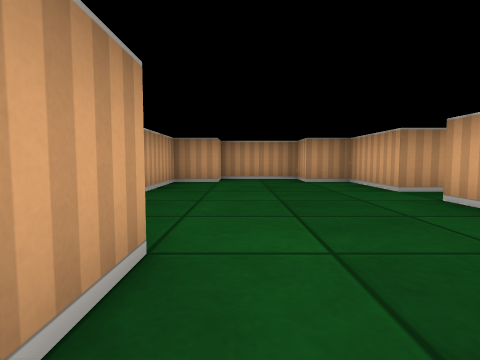
view 1 (above)

15 first-person views from a walk through a cub3D maze. The camera is about half as high as the walls, tilts 4° down and sees 80° across. The floor is counted in squares. Each view is taken from the middle of a square. On the plan, view 1 faces up. The plan holds only what a view shows up to about 9 squares ahead; the rest is blank.

view 2
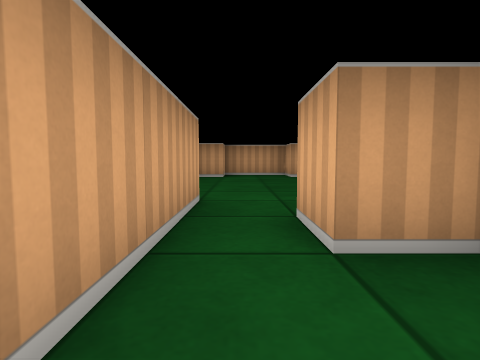

view 3
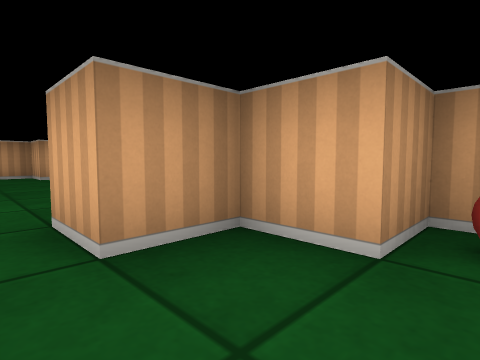

view 4
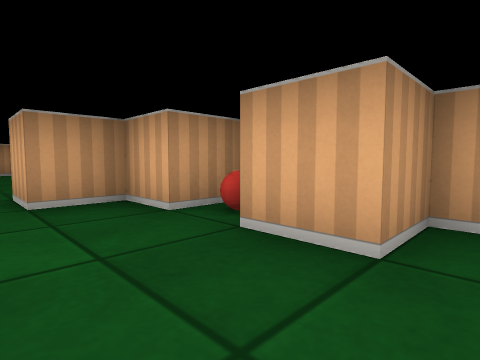

view 5
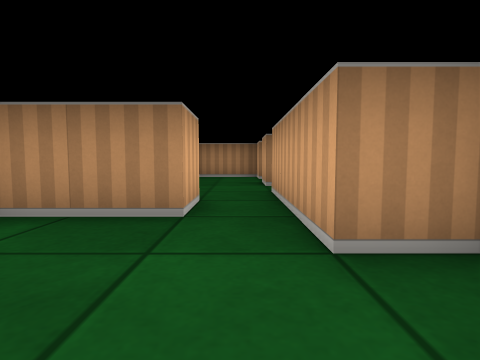

view 6
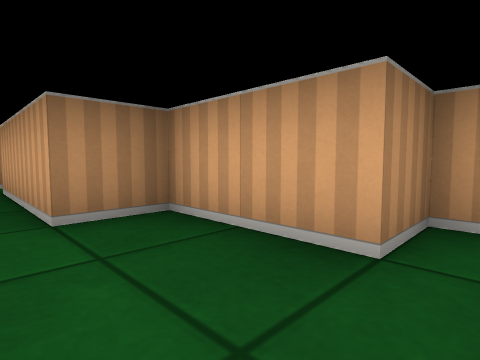

view 7
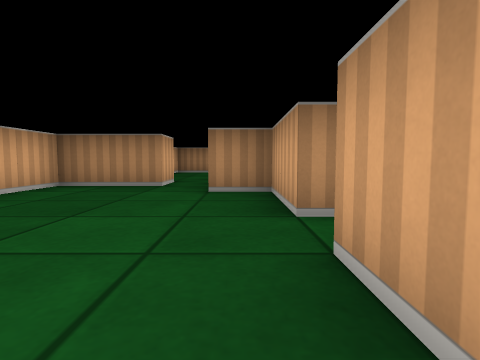

view 8
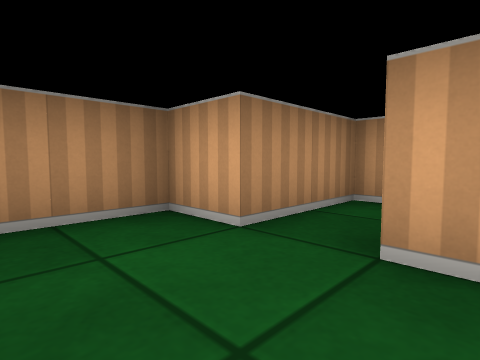

view 9
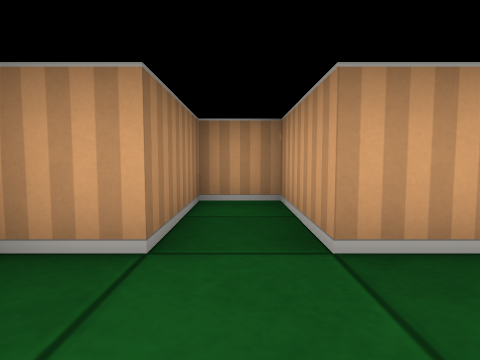

view 10
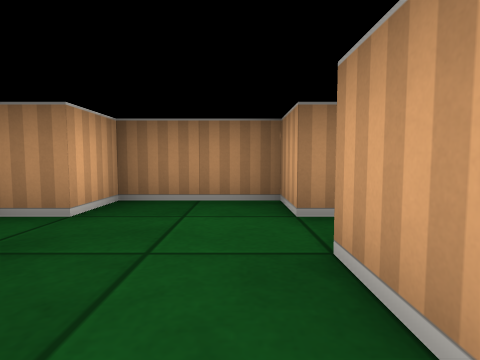

view 11
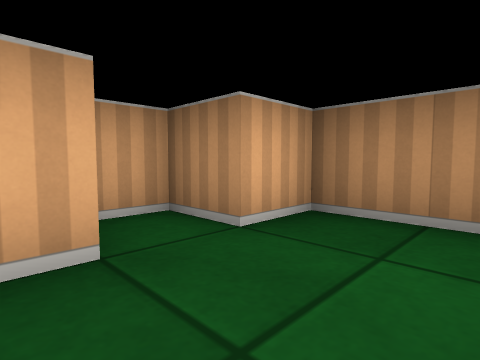

view 12
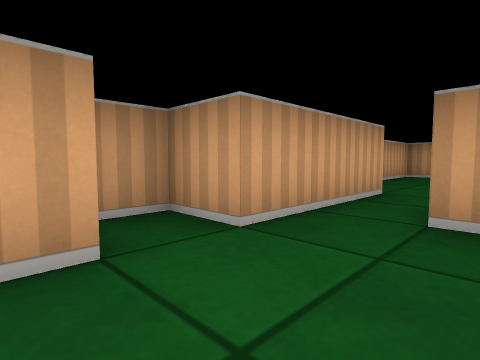

view 13
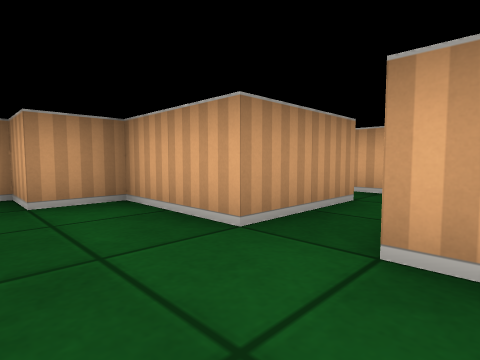

view 14
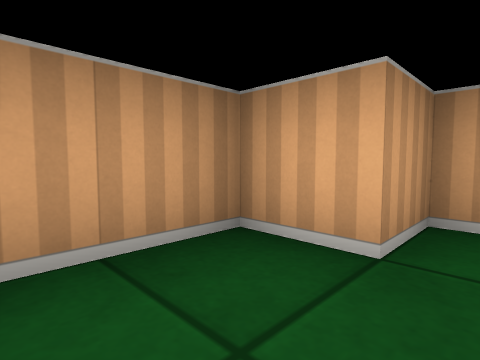

view 15
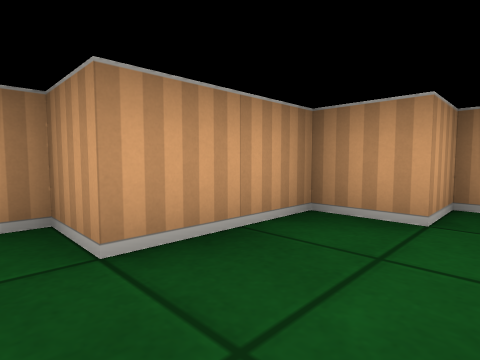

### Floor plan
Ten units are one square. View 1 is at (0, 0); x grows to the right and y downward. Boxes are objects, and circles mark ways between rooms. Rooms are numbered by the first view taken in them; rooms with no view inside come last. Other rooms are left out.
<svg viewBox="-30 -80 70 140">
<path fill="none" stroke="#000" d="M25 -45 25 -65 15 -65 15 -75 -5 -75 -5 -65 -15 -65 -15 -45 -25 -45 -25 -35 -15 -35 -15 -15 -5 -15 -5 5M5 5 5 -5 25 -5 25 -35M-5 24 -5 35M-5 5 -5 15 -15 15 -15 22M15 35 15 25M26 15 15 15 15 5 5 5M-5 35 -25 35 -25 45 -5 45 -5 55 15 55 15 45 25 45 25 35 15 35"/>
<rect x="15" y="15" width="10" height="10" fill="#bbb"><title>ball</title></rect>
<circle cx="0" cy="10" r="3" fill="#2a7"/>
<circle cx="5" cy="30" r="3" fill="#2a7"/>
<text x="0" y="-40">1</text>
<text x="0" y="20">2</text>
<text x="0" y="40">3</text>
</svg>
Room 1 opens to room 2. Room 2 opens to room 3.

Where each view was taken, in squares from view 1:
view 1: 0 up, 0 right, facing up
view 2: 2 down, 0 right, facing up
view 3: 2 down, 0 right, facing up-right
view 4: 4 down, 0 right, facing up-right
view 5: 3 up, 0 right, facing down
view 6: 4 up, 0 right, facing down-left
view 7: 6 up, 1 left, facing down
view 8: 3 down, 1 right, facing down-left
view 9: 4 down, 1 right, facing left
view 10: 2 down, 0 right, facing down
view 11: 3 down, 0 right, facing down-right
view 12: 3 down, 1 right, facing up-left
view 13: 3 up, 1 right, facing up-right
view 14: 6 up, 0 right, facing up-right
view 15: 4 up, 0 right, facing up-left
